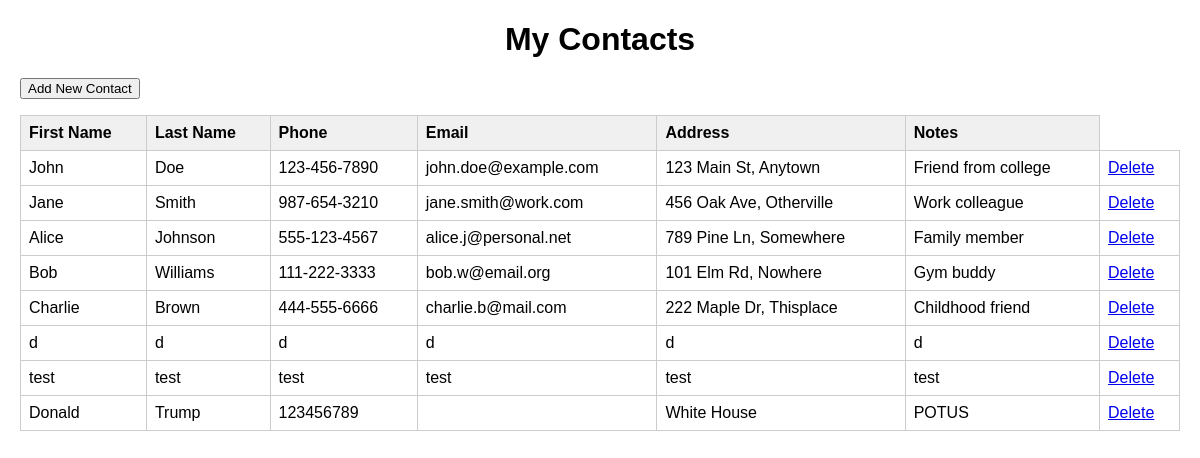
The page / on the database its author committed.
### tables this page shows
CREATE TABLE contacts (
                id INTEGER PRIMARY KEY AUTOINCREMENT,
                first_name TEXT NOT NULL,
                last_name TEXT,
                phone TEXT,
                email TEXT,
                address TEXT,
                notes TEXT
            );

### app.py (the view)
@app.route('/')
def home():
    return render_template('home.html', contacts=get_all_contacts_from_database())

### database_manager.py (called while the page is built)
def get_all_contacts_from_database():
    conn = sqlite3.connect(DATABASE_NAME)
    cursor = conn.cursor()
    cursor.execute("SELECT * FROM contacts")
    rows = cursor.fetchall()
    conn.close()
    contacts = []
    for row in rows:
        contact = Contact(
            contact_id=row[0],
            first_name=row[1],
            last_name=row[2],
            phone=row[3],
            email=row[4],
            address=row[5],
            notes=row[6]
        )
        contacts.append(contact)
    return contacts

### templates/home.html (shortened to what this page needs)
<!DOCTYPE html>
<html lang="en">
<head>
</head>
<body>
    <h1>My Contacts</h1>
    <p><button onclick='location.href="{{ url_for('add_contact') }}"'>Add New Contact</button></p>
    {% if contacts %}
    <table>
        <thead>
            <tr>
                <th>First Name</th>
                <th>Last Name</th>
                <th>Phone</th>
                <th>Email</th>
                <th>Address</th>
                <th>Notes</th>
            </tr>
        </thead>
        <tbody>
            {% for contact in contacts %}
            <tr>
                <td>{{ contact.first_name }}</td>
                <td>{{ contact.last_name }}</td>
                <td>{{ contact.phone }}</td>
                <td>{{ contact.email }}</td>
                <td>{{ contact.address }}</td>
                <td>{{ contact.notes }}</td>
                <td><a href="{{ url_for('delete_contact', contact_id=contact.contact_id) }}">Delete</a></td>
            </tr>
            {% endfor %}
        </tbody>
    </table>
    {% else %}
    <p class="no-contacts">No contacts found in your book yet.</p>
    {% endif %}
</body>
</html>

### templates/home.html (style rules this page uses)
body { font-family: sans-serif; margin: 20px; }
h1 { text-align: center; margin-bottom: 20px; }
table { width: 100%; border-collapse: collapse; margin-bottom: 20px; }
th, td { border: 1px solid #ccc; padding: 8px; text-align: left; }
th { background-color: #f0f0f0; font-weight: bold; }

### rows shown on the page
contacts: first_name "John", last_name "Doe", phone "123-456-7890", email "john.doe@example.com", address "123 Main St, Anytown", notes "Friend from college"
contacts: first_name "Jane", last_name "Smith", phone "987-654-3210", email "jane.smith@work.com", address "456 Oak Ave, Otherville", notes "Work colleague"
contacts: first_name "Alice", last_name "Johnson", phone "555-123-4567", email "alice.j@personal.net", address "789 Pine Ln, Somewhere", notes "Family member"
contacts: first_name "Bob", last_name "Williams", phone "111-222-3333", email "bob.w@email.org", address "101 Elm Rd, Nowhere", notes "Gym buddy"
contacts: first_name "Charlie", last_name "Brown", phone "444-555-6666", email "charlie.b@mail.com", address "222 Maple Dr, Thisplace", notes "Childhood friend"
contacts: first_name "d", last_name "d", phone "d", email "d", address "d", notes "d"
contacts: first_name "test", last_name "test", phone "test", email "test", address "test", notes "test"
contacts: first_name "Donald", last_name "Trump", phone "123456789", address "White House", notes "POTUS"
